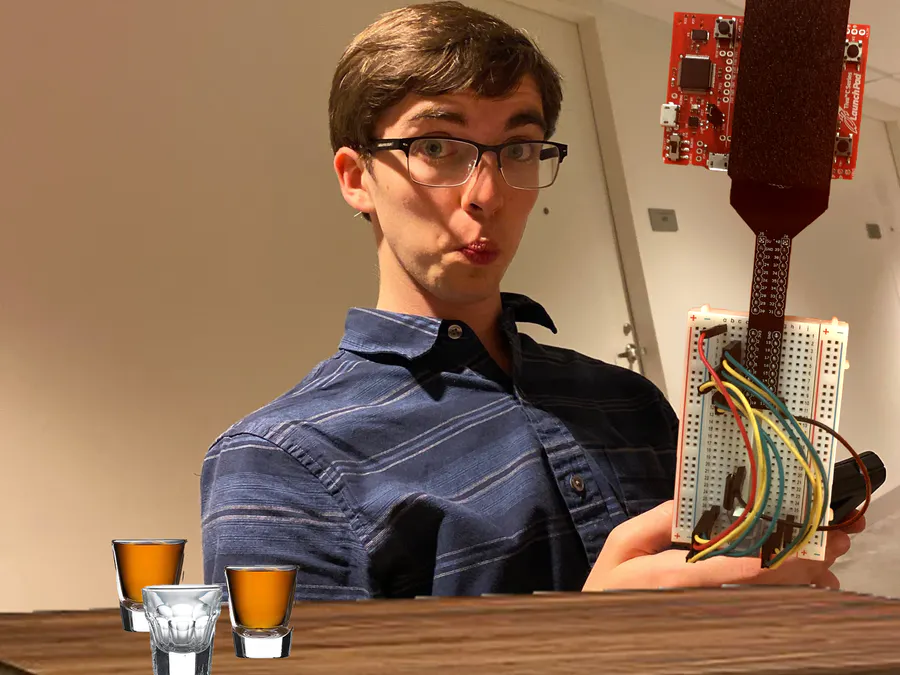
#> input picture test1.png, 900 x 675 px
$ python compression.py
#> lines starting #> are read from the running program, lines starting #| are printed output that depends on the picture
### image_conversion.py
import cv2
import numpy as np


def import_img(path, is_grayscale):
    """
    Takes in Image, returns numpy matrix

    INPUT:
    path - string, gives path to Image
    is_grayscale - bool, true corresponds to grayscale Output

    OUTPUT: image matrix (cv2.Mat type)
    """
#> called with path = 'test1.png', is_grayscale = True
    if is_grayscale:
        return cv2.imread(path, cv2.IMREAD_GRAYSCALE)
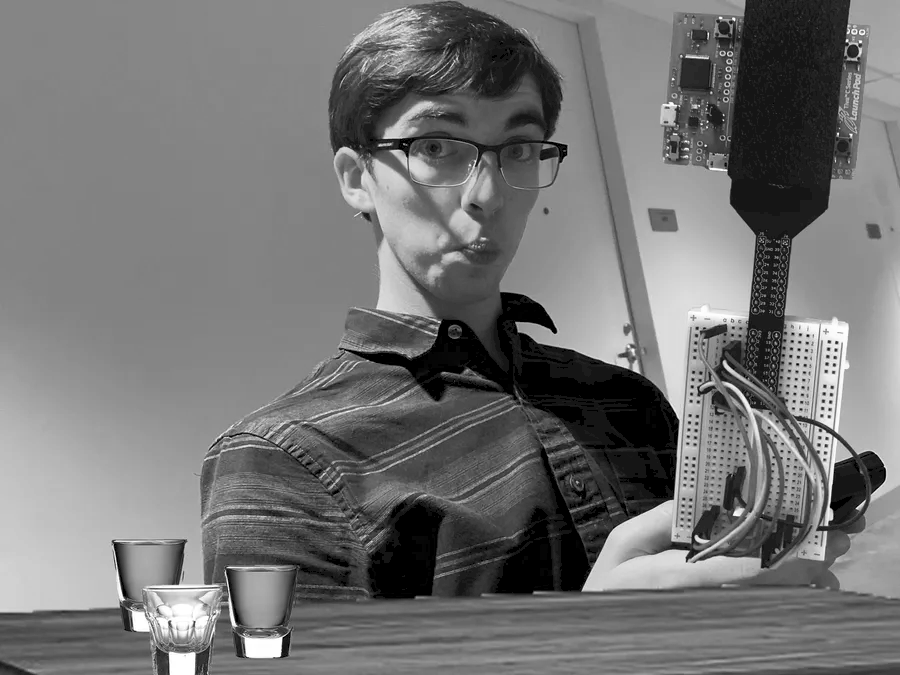
#> returned value: shape (675, 900); min 0, max 255, mean 115.6
    else:
        return cv2.imread(path, cv2.IMREAD_COLOR)


# [51 lines left out: functions display_img, select_color_channel, combine_channels, not called in this run]


# [29 lines that do not run on import are left out]

### Image_comparison.py
import numpy as np
import image_conversion as ic
import math
import eigenvector as evect
import cv2

def mse_comparison(A, A_approx):
    """
    Gives the MSE between two matrices

    Input:
    A - an mxn matrix
    A_approx - an mxn matrix

    Output:
    MSE - mean squre error comparison of the two matrices

    ~MSE: sum of square of matrix index value differences
    """

    m, n = A.shape #matrix dimensions
    total_indices = m*n
    MSE = 0

    for i in range(m):
        for j in range(n):
            MSE += (A[i,j] - A_approx[i,j]) ** 2

    MSE /= total_indices

    print("MSE: ", MSE)
    return MSE


# [5 lines that do not run on import are left out]

### compression.py
import numpy as np
import image_conversion as ic
import math
import eigenvector as evect
import cv2
import Image_comparison as comparison

def np_mx_convert(A):
    """
    prints matrix A in numpy form

    Input:
    A - an mxn matrix in OpenCV form

    Output:
    B - matrix A in numpy form
    """
    m, n = A.shape #matrix dimensions
#> m = 675; n = 900

    convert_A = np.zeros((m,n))
    for i in range(m):
        for j in range(n):
            convert_A[i,j] = A[i,j]

    B = np.matrix(A)
    return B

def compress_data(A, e, isAll = False):
    """
    Returns compressed data of A in form of eigenvals, u_vects and v_vects

    Input:
    A - an input mxn matrix
    e - an integer between (0 <= e <= #eigenvalues of A) that will be the number
        of eigenvalues that A_approx will use to approximate A
    isAll - boolean: if True, return all eigenvals, u_vect, v_vect
                     if False, return e of the eigenvals, u_vect, v_vect

    Ouput: tuple of the following
    eigenvals - list of eigenvalues of svd matrix A
    u_vects -  list subset of u vectors where u = [A][A^t]
    v_vects - list subset of v vectors where v = [A^t][A]
    """
#> called with e = 0, isAll = True
    u, s, vh = np.linalg.svd(A)
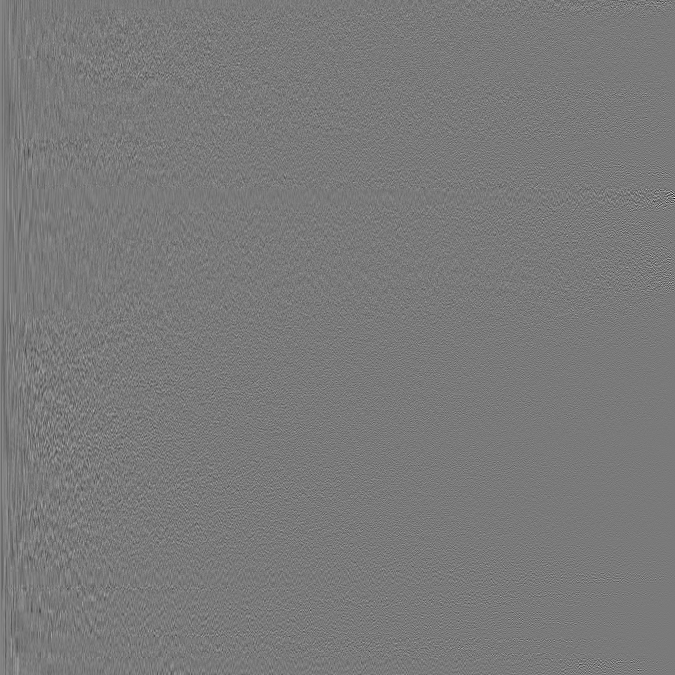
#> u: shape (675, 675) float64; min -0.483, max 0.524, mean 5.45e-05; drawn with min black and max white
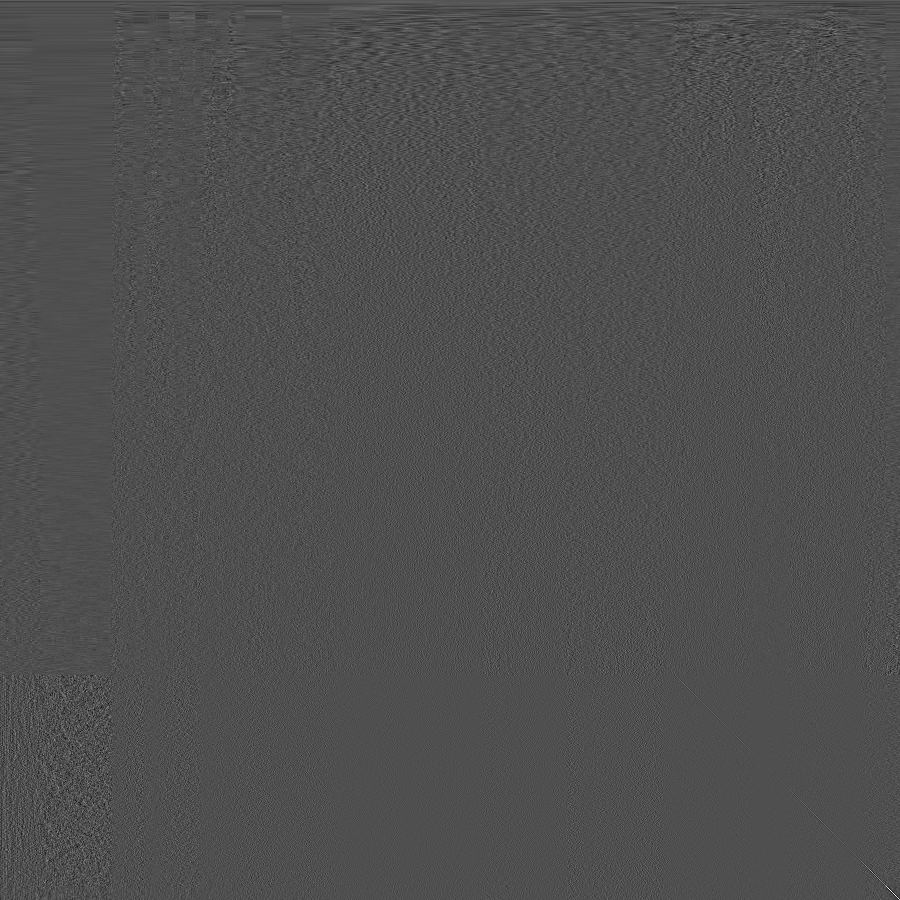
#> vh: shape (900, 900) float64; min -0.281, max 0.621, mean 4.09e-05; drawn with min black and max white
#> s = 675 values, max 92807.7 at index 0, min 3.01 at index 674, mean 623.5
    #s is a list of squarerooted eigenvalues
    #u is a matrix of eigenvectors of [A][A^t]
    #vh is a matrix of transposed eigenvectors of [A^t][A]

    if e > s.size:
        print("*Error: Trying to approximate with more eigenvalues than A has!*")
        return A_approx

    eigenvals =[]
    u_vects =[]
    v_vects = []
    max_val = 0

    if isAll:
        max_val = len(s) #want all e-vals & e-vects in list form
#> max_val = 675
    else:
        max_val = e

    for i in range(max_val):
        s_i = s[i]
        u_i = u[:,i]
        vh_i = vh[i, :]

        eigenvals.append(s_i)
        u_vects.append(u_i)
        v_vects.append(vh_i)
#> this loop made 675 passes
#> s_i on passes 1 to 3: 92807.7, 18653.8, 14033.9
#> after the loop, eigenvals has the same summary as s; u_vects = 675 items; v_vects = 675 items

    return (eigenvals, u_vects, v_vects)

def form_approximation(A, eigenvals, u_vects, v_vects):
    """
    Returns an approximation, A_approx, of A based on the singular value
    decomposition of A and e of A's eigenvalues

    Input:
    A - an input mxn matrix
    eigenvals - eigenvalues of svd matrix A
    u_vects -  subset of u vectors where u = [A][A^t]
    v_vects - subset of v vectors where v = [A^t][A]

    Output:
    A_approx - approximate matrix of A based on compressed data
    """

    m, n = A.shape #gets dimension sizes of A
    A_approx = np.zeros((m, n)) #creates zero matrix in dimension size of A

    data_length = len(eigenvals)

    if data_length == len(u_vects) and data_length == len(v_vects):

        # [5 lines of commented-out code are left out]
        for i in range(data_length): #summation formula added to initial zero matrix
            s_i = eigenvals[i]
            u_i = u_vects[i]
            vh_i = v_vects[i]

            A_approx += s_i*u_i*vh_i

        return A_approx

    else:
        print("Error: compression data not of the same length")
        return

# [20 lines left out: function svd_approx, not called in this run]

def best_approximation(image, error_bound):
    """
    Gives data compression values for A_approx such that A_approx is lower
    bounded in data compression accuracy by error_bound

    Input:
    image - filename of an png image ex: 'test2.png'
        ~A is the corresponding matrix of image
    error_bound - a positive MSE value between A and A_approx that A_approx
                must satisfy

    Ouput: compressed_data -- tuple of the following
    eigenvals - eigenvalues of svd matrix A
    u_vects -  subset of u vectors where u = [A][A^t]
    v_vects - subset of v vectors where v = [A^t][A]
    """

    #matrix initialization
    A = ic.import_img(image, True)
    B = np_mx_convert(A)
    current_MSE = float("inf")

    #save all eigenvals and take subsets
    (all_eigenvals, all_u_vects, all_v_vects) = compress_data(B, 0, True)
#> all_eigenvals has the same summary as s in compress_data; all_u_vects = 675 items; all_v_vects = 675 items
    (eigenvals, u_vects, v_vects) = ([], [], [])

    #e values and bounds
    min_e = 0
    max_e = len(all_eigenvals) #max possible value for e
#> max_e = 675
    last_e = -1 #cant be same as any other e value
    current_e = math.ceil((min_e + max_e) / 2)
#> current_e = 338

    #binary search style
    while last_e != current_e:
        print("current_e: ", current_e, "last_e: ", last_e)
        print("min_e: ", min_e, "max_e: ", max_e)
        #find MSE of approximation with e
        (eigenvals, u_vects, v_vects) = (all_eigenvals[:current_e],\
                                            all_u_vects[:current_e], \
                                            all_v_vects[:current_e])
        A_approx = form_approximation(B, eigenvals, u_vects, v_vects)
        current_MSE = comparison.mse_comparison(B, A_approx)

        #update min_e, max_e bounds
        if current_MSE == error_bound:
            return (eigenvals, u_vects, v_vects)
        elif current_MSE > error_bound:
            print("bigger MSE")
            min_e = current_e
        else: #current_MSE < error_bound
            print("smaller MSE")
            max_e = current_e

        last_e = current_e
        current_e = math.ceil((min_e + max_e) / 2) #ceiled average of max and min
        print(current_MSE)
#> this loop made 11 passes
#> (data_length in form_approximation, MSE in mse_comparison, current_MSE, max_e, last_e, current_e) on passes 2, 3, 5, 6, 7, 8, 9, 11: (507, 0.279, 0.279, 507, 507, 423), (423, 1.13, 1.13, 423, 423, 381), (402, 1.53, 1.53, 402, 402, 392), (392, 1.75, 1.75, 392, 392, 387), (387, 1.88, 1.88, 387, 387, 384), (384, 1.95, 1.95, 384, 384, 383), (383, 1.98, 1.98, 383, 383, 382), (383, 1.98, 1.98, 383, 383, 383)
#> (data_length in form_approximation, MSE in mse_comparison, current_MSE, min_e, last_e, current_e) on passes 1, 4, 10: (338, 3.52, 3.52, 338, 338, 507), (381, 2.03, 2.03, 381, 381, 402), (382, 2.01, 2.01, 382, 382, 383)
#> (printed output is left out)

    print(current_e)
#| 383
    return (eigenvals, u_vects, v_vects)

# [53 lines left out: functions control_flow, control_flow_color, not called in this run]


if __name__ == "__main__":
    # #greyscale image
    # A = ic.import_img('test1.png', True)
    # B = np_mx_convert(A)
    # (eigenvals, u_vects, v_vects) = compress_data(B, 100)
    # #compressed data = (eigenvals, u_vects, v_vects)
    # A_approx = form_approximation(A, eigenvals, u_vects, v_vects)
    # #Matrix Approximation = A_approx
    # print(A_approx)
    # ic.display_img(A_approx, True)

    #best approximation
    error_bound = 2
    (eigenvals, u_vects, v_vects) = best_approximation('test1.png', error_bound)
#> eigenvals = 383 values, max 92807.7 at index 0, min 127.4 at index 382, mean 1057.8; u_vects = 383 items; v_vects = 383 items

    # #color image
    # A_approx = control_flow_color('test1.png', 50)
    # print(A_approx)

$ run again, with test3.png copied over test1.png
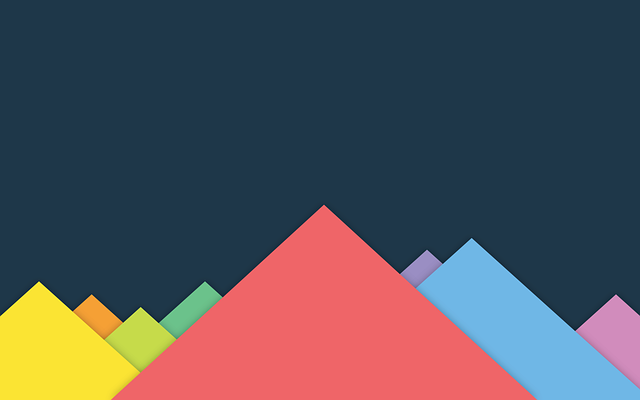
#> input picture test3.png, 640 x 400 px
#> in compress_data, `u, s, vh = np.linalg.svd(A)`:
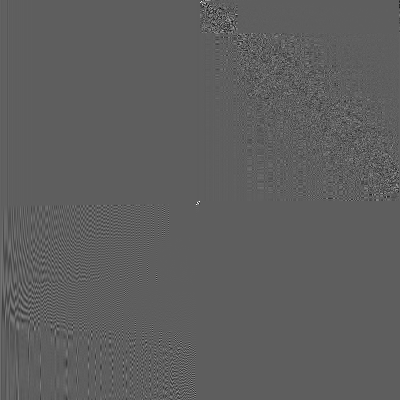
#> u: shape (400, 400) float64; min -0.564, max 0.954, mean 0.000195; drawn with min black and max white
#> in compress_data, `u, s, vh = np.linalg.svd(A)`:
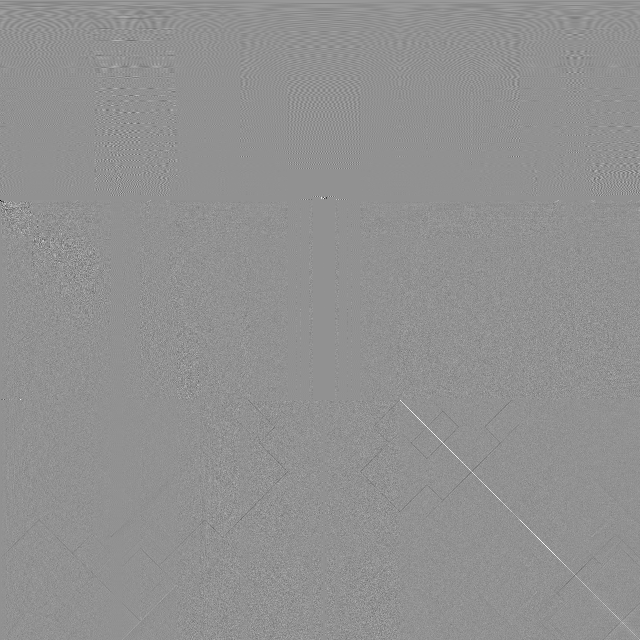
#> vh: shape (640, 640) float64; min -0.862, max 0.648, mean 6.98e-05; drawn with min black and max white
#> s = 400 values, max 47972.7 at index 0, min 3.88e-12 at index 399, mean 279.1
#> max_val = 400
#> the loop in compress_data, `for i in range(max_val):` made 400 passes
#> s_i on passes 1 to 3: 47972.7, 9016.1, 4608.2
#> after the loop in compress_data, `for i in range(max_val):`: eigenvals has the same summary as s; u_vects = 400 items
#> all_eigenvals has the same summary as s in compress_data
#> in best_approximation, `max_e = len(all_eigenvals)`: max_e = 400
#> in best_approximation, `current_e = math.ceil((min_e + max_e) / 2)`: current_e = 200
#> the loop in best_approximation, `while last_e != current_e:` made 9 passes
#> (data_length in form_approximation, MSE in mse_comparison, current_MSE, max_e, last_e, current_e) on passes 2, 6, 8, 9: (100, 1.47, 1.47, 100, 100, 50), (94, 1.84, 1.84, 94, 94, 91), (93, 1.9, 1.9, 93, 93, 92), (92, 1.98, 1.98, 92, 92, 92)
#> (printed output is left out)
#| 92
#> `(eigenvals, u_vects, v_vects) = best_approximation('test1.png', error_..`: eigenvals = 92 values, max 47972.7 at index 0, min 138.4 at index 91, mean 1146.3; u_vects = 92 items
